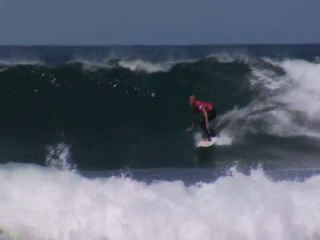
#> input picture frame 16 of Practicas/P4/CV/P4-Adrian_Losada_Alvarez/videos/RCD_Surf_2.avi, 320 x 240 px
$ python VisualizaFixVideo.py
#> lines starting #> are read from the running program, lines starting #| are printed output that depends on the picture; after the words box and inside, x2 and y2 are one past the last pixel; in counts of white or black regions, pixels touching at a corner belong together
# Xose R. Fdez-Vidal (e-correo: xose.vidal@usc.es)
# Codigo docente para o grao de Robótica da EPSE de Lugo.
# Dept. Física Aplicada, University of Santiago,
# GALIZA,  2022

"""
Este programa esta feito para ilustrar como se poden ler as
fixacions da estrutura de datos FixVideoData.mat de Videos do CiTIUS (somanete para seis videos).
Esta estrutura é un diccinario cunha serie de campos que nos permiten acceder ao video, nome, frame e
fixacions para cada frame.
"""

import cv2
import numpy as np
#import mat73
import scipy.io as sio


#Modifica isto segundo a tua estrutura de ficheiros
path_to_fixdata_mat = "./fixacions/" #path ata o ficheiro FixVideoData.mat
path_to_video = "./videos/"  #path ao directorio onde estan os videos
path_to_out = "./output/"

#Lemos a estrutra .mat das fixacions. Na variable fixacions poderemos
#acceder asos datos das fixacions.
#fix_dict['EyeTrackVDB'][#video]['Frame'][0]['FixL'][0,#frame][#nunfix,::2 #coordendas x e y de cada fixacion]
#fix_dict = mat73.loadmat(path_to_fixdata_mat + 'FixVideoData.mat')
fix_dict =  sio.loadmat(path_to_fixdata_mat + 'FixVideoData.mat')
#> (reads Practicas/P4/CV/Eval_saliencia/video/fixacions/FixVideoData.mat from the repository)

#Lazo para todos os videos da base de datos:
# fix_dict['EyeTrackVDB'].shape[0]
for ivideo in range(fix_dict['EyeTrackVDB'].shape[0]):
    # Lemos o video
    name_video = fix_dict['EyeTrackVDB'][ivideo]['Name'][0][0]
    input_video = path_to_video + name_video
    video_cap = cv2.VideoCapture(input_video)

    if (video_cap.isOpened() == False):
        print("Error na apertura do ficheiro {}".format(input_video))

    # Recuperamos as propieades do video.
    frame_w   = int(video_cap.get(cv2.CAP_PROP_FRAME_WIDTH))
    frame_h   = int(video_cap.get(cv2.CAP_PROP_FRAME_HEIGHT))
    frame_fps = int(video_cap.get(cv2.CAP_PROP_FPS))
    print('frame_w = {}, frame_h={} fps {}'.format(frame_w,frame_h,frame_fps))

    # Especificamos os valores para  fourcc.
    fourcc_avi = cv2.VideoWriter_fourcc('M','J','P','G')
    fourcc_mp4 = cv2.VideoWriter_fourcc(*'mp4v')
    # enlentecemos a velocidade dos videos grabados
    # para visualizacion con VLC.
    # Se o consideras oportuno podes deixalo ao seu
    # framerate orixinal para un resultado normal
    frame_fps = int(frame_fps/3)

    # Especificamos os nomes de saida:
    # file_out_fixCirc --> video coa imaxe orixinal superpora a fixacion cun circulo vermello
    # file_out_fix  --> video que conten as fixacion como puntos na imaxe binaria {0,255}
    # file_out_fixDen --> video que conten o mapa de densidade de fixacions

    # file_out_avi = 'video_out.avi'
    file_out_fixCirc = path_to_out + name_video + '_fixCirc.mp4'
    file_out_fix = path_to_out + name_video + '_fix.mp4'
    file_out_fixDen = path_to_out + name_video + '_fixDen.mp4'

    # Creamos os obxectos para escribir o video (avi ou mp4)
    # out_avi = cv2.VideoWriter(file_out_avi, fourcc_avi, frame_fps, (frame_w,frame_h))
    out_fixCirc = cv2.VideoWriter(file_out_fixCirc, fourcc_mp4, frame_fps, (frame_w,frame_h))
    out_fix = cv2.VideoWriter(file_out_fix, fourcc_mp4, frame_fps, (frame_w,frame_h))
    out_fixDen = cv2.VideoWriter(file_out_fixDen, fourcc_mp4, frame_fps, (frame_w,frame_h))

    # Lemos todos os frames do video
    frame_count = 0
    while True:
        # Lemos un frame cada instante.
        ok, frame = video_cap.read()
#> frame is the input picture: shape (240, 320, 3); mean B, G, R 116.1, 102.5, 94.6
        if not ok:
            break
        #lemos as fixacion do fotograma e pintamos os circulos
        fix = fix_dict['EyeTrackVDB'][ivideo]['Frame'][0]['FixL'][0,frame_count][:,0:2]
        # Para construir o mapa de densidade de fixacións
        map_fix_frame = np.zeros((frame_h,frame_w))
        for ifix in range(fix.shape[0]):
            #Pode haber fixación fora dos marxes da imaxe!!
            if int(fix[ifix][0]) < frame_h and int(fix[ifix][1]) <frame_w:
                #pintamos un circulo en cada fixacion
                cv2.circle(frame,(int(fix[ifix][0]), int(fix[ifix][1])), 5, (0,0,255))
                #Mapa de fixacions
                map_fix_frame[int(fix[ifix][1]), int(fix[ifix][0])] = 255
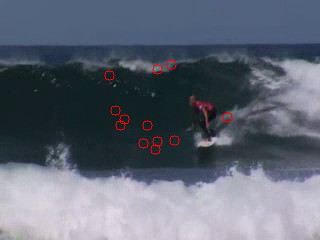
#> frame: shape (240, 320, 3); 0.43% of pixels changed, all inside (x1, y1, x2, y2) = (104, 59, 233, 155)
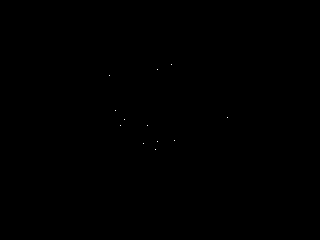
#> map_fix_frame: shape (240, 320) float64; 0.02% white in thin lines or dots, all inside (x1, y1, x2, y2) = (109, 64, 228, 150)
        #Convolucionamos cunha gaussiana as fixacion para obter o
        # mapa de densidade de fixacions
        map_den_fix = (np.floor(cv2.normalize(cv2.GaussianBlur(np.float32(map_fix_frame),(85,85),20,20), None, 0, 255, cv2.NORM_MINMAX))).astype(np.uint8)
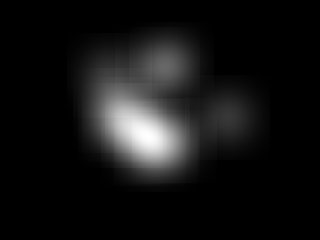
#> map_den_fix: shape (240, 320); min 0, max 255, mean 20.1

        # Visualizacion para efectos de depuracion
        cv2.imshow('Superpos Fixacions',frame)
        cv2.imshow('Mapa Densidade de Fixacions',map_den_fix)
        cv2.imshow('Mapa de fixacions',map_fix_frame)
        cv2.waitKey(2)

        # Incrementamos o contador de frames para a anotacion.
        frame_count += 1

        # Escribimos os resultados en formato video
        # que se levaran todos ao cartafol output.
        # out_avi.write(frame)
        out_fixCirc.write(frame)

        #Formamos un frame coas tres bandas iguais (require imaxe cor)
        tmp = np.zeros_like(frame)
        map_fix_frame=map_fix_frame.astype(np.uint8)
        tmp=cv2.merge([map_fix_frame, map_fix_frame, map_fix_frame])
        out_fix.write(tmp)
        #Formamos un frame coas tres bandas iguais (require imaxe cor)
        tmp = np.zeros_like(frame)
        tmp=cv2.merge([map_den_fix, map_den_fix, map_den_fix])
        out_fixDen.write(tmp)

    # Liberamos memoria e pechamos os fluxos de video
    #out_avi.release()
    video_cap.release()
    out_fixCirc.release()
    out_fix.release()
    out_fixDen.release()
